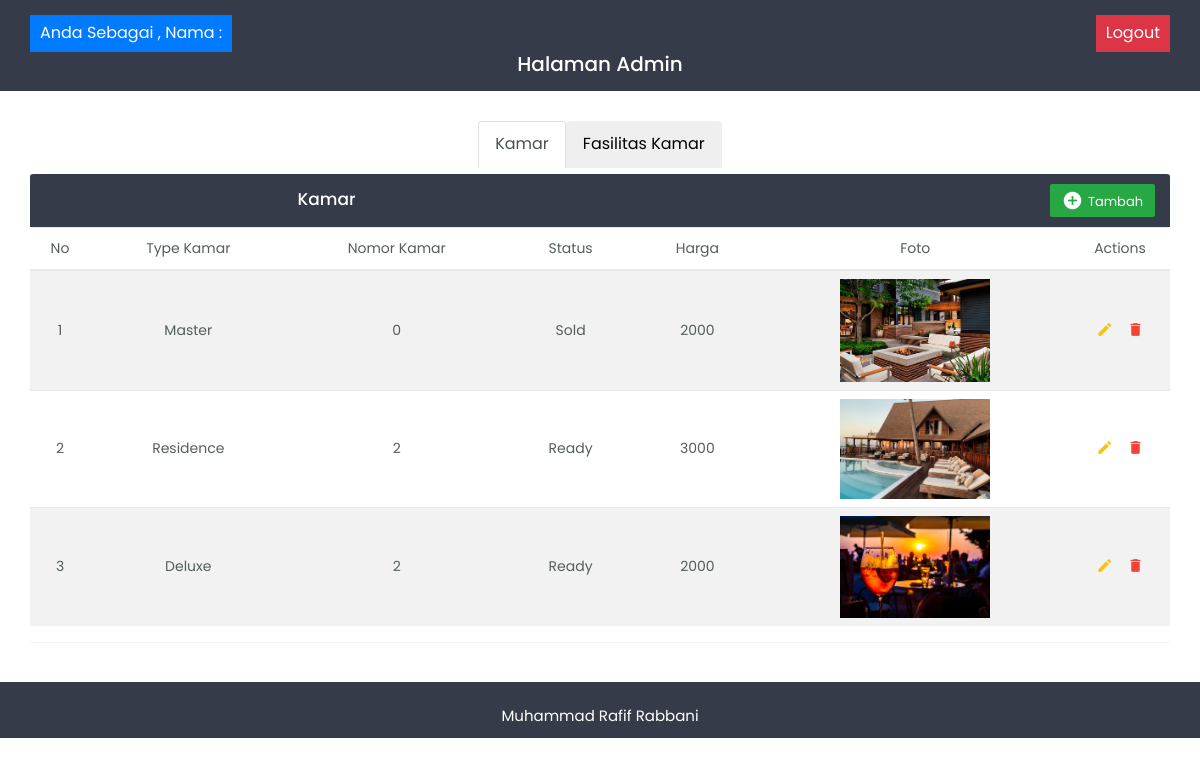
Screenshot of /weblab/admin.php with the database file from the repository.
### tables this page shows
CREATE TABLE `kamar` (
  `id_kamar` int(11) NOT NULL,
  `type_kamar` varchar(50) NOT NULL,
  `jumlah_kamar` int(50) NOT NULL,
  `status` varchar(20) NOT NULL,
  `harga` int(50) NOT NULL,
  `foto` varchar(50) NOT NULL
);

### weblab/controller.php (called while the page is built, shortened)
<?php
require 'koneksi.php';
$data = mysqli_query($koneksi,"SELECT * FROM kamar");
$rows = [];
while($row = mysqli_fetch_assoc($data)){
	$rows[] = $row;
}
?>

### weblab/admin.php (the view, shortened to what this page needs)
<?php
include 'controller.php';
?>
<!doctype html>
<html lang="en">
  <head>
        <link rel="stylesheet" href="css/bootstrap.min.css">
        <link rel="stylesheet" href="css/custom.css">
  </head>
  <body>
<div class="wrapper">
		<div id="content" style="width:100%;">
		   <div class="top-navbar">
		      <div class="xp-topbar">
                <div class="row">
                    <div class="col d-flex justify-content-center ">
                        <div class="xp-profilebar text-center d-flex justify-content-between" style="width:100%">
							<nav class="navbar p-0">
								<ul class="nav navbar-nav flex-row ml-auto ">
									<li class="dropdown nav-item active">
											<a class="nav-link bg-primary" href="#" >
											Anda Sebagai <?= $_SESSION['akses'] ?>, Nama :
											</a>
									</li>
								</ul>
                            </nav>
							<nav class="navbar p-0">
								<ul class="nav navbar-nav flex-row ml-auto  ">
									<li class="dropdown nav-item active ">
											<a class="nav-link bg-danger" href="../logout.php" >
											Logout
											</a>
									</li>
								</ul>
                            </nav>
                        </div>
                    </div>
                </div>
            </div>
				<div class="xp-breadcrumbbar text-center">
					<h4 class="page-title">Halaman Admin</h4>
				</div>
		   </div>
		   <div class="main-content">
			  <div class="row">
              <div class="container d-flex justify-content-center">
					<nav>
						<ul class="nav nav-tabs" id="myTab" role="tablist">
							<li class="nav-item" role="presentation">
								<button class="nav-link active" id="home-tab" data-bs-toggle="tab" data-bs-target="#home" type="button" role="tab" aria-controls="home" aria-selected="true">Kamar</button>
							</li>
							<li class="nav-item" role="presentation">
								<button class="nav-link" id="profile-tab" data-bs-toggle="tab" data-bs-target="#fasilitas" type="button" role="tab" aria-controls="fasilitas" aria-selected="false">Fasilitas Kamar</button>
							</li>
						</ul>
					</nav>
				 </div>
<div class="col-md-12">
  <div class="text-center tab-content" id="myTabContent">
  <div class=" table-wrapper tab-pane fade show active" id="home" role="tabpanel" aria-labelledby="home-tab">
								<div class="table-title">
									<div class="row">
										<div class="col-sm-6 p-0 flex justify-content-lg-start justify-content-center">
											<h2 class="ml-lg-2">Kamar</h2>
										</div>
										<div class="col-sm-6 p-0 flex justify-content-lg-end justify-content-center">
										<a href="#addkamar" class="btn btn-success" data-toggle="modal">
										<i class="material-icons">&#xE147;</i>
										<span>Tambah</span>
										</a>
										</div>
									</div>
								</div>
								<table class="table table-striped table-hover">
									<thead>
										<tr>
										<th>No</th>
										<th>Type Kamar</th>
										<th>Nomor Kamar</th>
										<th>Status</th>
										<th>Harga</th>
										<th>Foto</th>
										<th>Actions</th>
										</tr>
									</thead>
									<tbody>
										<?php $i = 1; ?>
										<?php foreach($rows as $kmr):  ?>
										<tr>
										<th><?= $i ?></th>
										<th><?= $kmr['type_kamar']; ?></th>
										<th><?= $kmr['jumlah_kamar']; ?></th>
										<th><?= $kmr['status']; ?></th>
										<th><?= $kmr['harga']; ?></th>
										<th><img src="img/<?= $kmr['foto']; ?>" alt="" srcset="" width="150"></th>
										<th>
									    <a href="#ubahKamar<?= $kmr['id_kamar'] ?>" class="edit" data-toggle="modal" >
										<i class="material-icons" data-toggle="tooltip" title="Edit">&#xE254;</i>
										</a>
										<a href="#hapusDataKamar<?= $kmr['id_kamar']?>" class="delete" data-toggle="modal">
										<i class="material-icons" data-toggle="tooltip" title="Delete">&#xE872;</i>
										</a>
										</th>
										</tr>
										<?php $i++; ?>
										<?php endforeach;  ?>
									</tbody>
								</table>
							</div>
</div>
</div>
			  </div>
		</div>
		<footer class="footer">
			    <div class="container-fluid">
				  <div class="footer-in">
                    <p class="mb-0">Muhammad Rafif Rabbani</p>
                </div>
				</div>
		</footer>
</div>
</div>
  </body>
  </html>

### weblab/css/custom.css (style rules this page uses)
body,html { line-height:1.8; font-family:'Poppins',sans-serif; color:#555e58; text-transform:capitalize; font-weight:400; margin:0px; padding:0px; }
.material-icons { font-family: 'Material Icons'; font-weight: normal; font-style: normal; font-size: 24px; display: inline-block; line-height: 1; text-transform: none; letter-spacing: normal; word-wrap: normal; white-space: nowrap; direction: ltr; -webkit-font-smoothing: antialiased; text-rendering: optimizeLegibility; -moz-osx-font-smoothing: grayscale; font-feature-settings: 'liga'; }
p { font-size:15px; margin:12px 0 0; line-height:24px; }
a { color:#333; font-weight:400; }
button { cursor:pointer; }
ul,ol { padding:0px; margin:0px; list-style:none; }
a,a:hover,a:focus { color:#333; text-decoration:none; transition:all 0.3s; }
.wrapper { position:relative; width:100%; overflow:auto; }
@media only screen and (min-width:992px) { #content { width:calc(100% - 260px); position:relative; float:right; transition:all 0.3s; } }
#content { position:relative; transition:all 0.5s; background-attachment:#f9fafc; }
.top-navbar { width:100%; z-index:9; position:relative; padding:15px 30px; background-color:#353b48; }
.xp-breadcrumbbar .page-title { font-size:20px; color:#fff; margin-bottom:0; margin-top:0; }
.main-content { padding:30px 30px 0px 30px; }
.navbar { background-color:#353B48; color:#fff; }
.navbar-nav > li.active { color:#fff; border-radius:4px; background-color:rgba(0,0,0,0.08); }
.navbar-nav > li > a { color:#fff; }
.navbar-nav li a { position:relative; display:block; padding:4px 10px!important; }
.table-wrapper { background-color: #fff; margin:6px 0px 40px 0px; width: 100%; overflow: auto; border-radius: 3px; box-shadow: 0 1px 1px rgb(0 0 0 / 5%); }
.table-title { background:#353b48; color:#fff; position:sticky; top:0; width:100%; left:0; padding:10px 30px; border-radius:0px 0px 0 0; }
.table-title h2 { margin:5px 0 0; font-size:17px; }
.table-title .btn { color:#fff; float:right; font-size:13px; border:none; min-width:50px; border-radius:2px; border:none; outline:none!important; margin-left:10px; }
.table-title .btn i { float:left; font-size:21px; margin-right:5px; }
.table-title .btn span { float:left; margin-top:2px; }
table.table tr th, table.table tr td { border-color:#e9e9e9; padding:8px 15px; font-size:14px; font-weight: 400; vertical-align:middle; }
table.table tr th:first-child { width:60px; }
table.table tr th:last-child { width:100px; }
table.table th i { font-size:17px; margin: 6px 5px; cursor:pointer; }
.edit { color:#FFC107; }
.delete { color:#F44336; }
footer { background-color:#353b48; color:#fff; text-align:center; padding:10px 30px; position:relative; width:100%; }

### rows the page displays
kamar: type_kamar "Master", jumlah_kamar "0", status "Sold", harga "2000", foto (picture)
kamar: type_kamar "Residence", jumlah_kamar "2", status "Ready", harga "3000", foto (picture)
kamar: type_kamar "Deluxe", jumlah_kamar "2", status "Ready", harga "2000", foto (picture)
